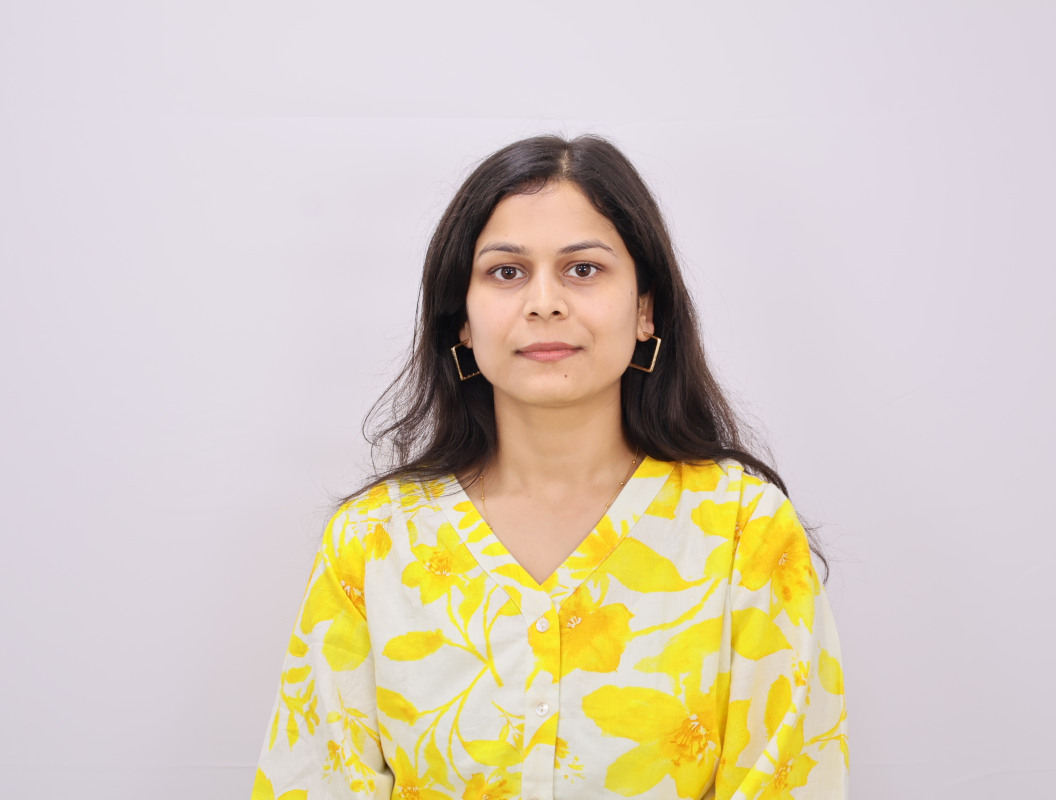
#> input picture profile.jpg, 2112 x 1600 px (shown at 1/2 size)
$ python generate_og.py
#> lines starting #> are read from the running program, lines starting #| are printed output that depends on the picture; after the words box and inside, x2 and y2 are one past the last pixel; in counts of white or black regions, pixels touching at a corner belong together
"""Generate a 1200x630 Open Graph social-preview banner for the portfolio."""
from PIL import Image, ImageDraw, ImageFont, ImageFilter
import os

W, H = 1200, 630
BG = (12, 1, 24)
C1 = (255, 77, 141)    # pink
C2 = (155, 92, 255)    # purple
C3 = (0, 224, 208)     # teal
WHITE = (244, 236, 255)
DIM = (184, 169, 212)

HERE = os.path.dirname(os.path.abspath(__file__))
FONTS = r"C:\Windows\Fonts"


def font(name, size):
    for cand in (name, "segoeuib.ttf", "arialbd.ttf", "arial.ttf"):
        p = os.path.join(FONTS, cand)
        if os.path.exists(p):
            return ImageFont.truetype(p, size)
    return ImageFont.load_default()


def lerp(a, b, t):
    return tuple(int(a[i] + (b[i] - a[i]) * t) for i in range(3))


def linear_gradient(size, colors):
    """Diagonal multi-stop gradient."""
    w, h = size
    base = Image.new("RGB", size, colors[0])
    px = base.load()
    n = len(colors) - 1
    for y in range(h):
        for x in range(w):
            t = (x / w + y / h) / 2  # diagonal 0..1
            seg = min(int(t * n), n - 1)
            lt = t * n - seg
            px[x, y] = lerp(colors[seg], colors[seg + 1], lt)
    return base


def radial_glow(center, radius, color, strength=1.0):
    """Return an RGBA glow layer."""
    layer = Image.new("RGBA", (W, H), (0, 0, 0, 0))
    d = ImageDraw.Draw(layer)
    cx, cy = center
    d.ellipse([cx - radius, cy - radius, cx + radius, cy + radius],
              fill=color + (int(180 * strength),))
    return layer.filter(ImageFilter.GaussianBlur(radius * 0.6))


# --- Background ---
img = Image.new("RGB", (W, H), BG)
img = Image.alpha_composite(img.convert("RGBA"), radial_glow((120, 90), 360, C2, 0.9))
#> in radial_glow, `layer = Image.new("RGBA", (W, H), (0, 0, 0, 0))`: layer: PIL image 1200x630 RGBA; every value is 0
#> img: PIL image 1200x630 RGBA
img = Image.alpha_composite(img, radial_glow((1080, 560), 380, C3, 0.7))
#> call 2 of radial_glow, with center = (1080, 560), radius = 380, color = (0, 224, 208), strength = 0.7
#> in radial_glow (call 2), `return layer.filter(ImageFilter.GaussianBlur(radius * 0.6))`:
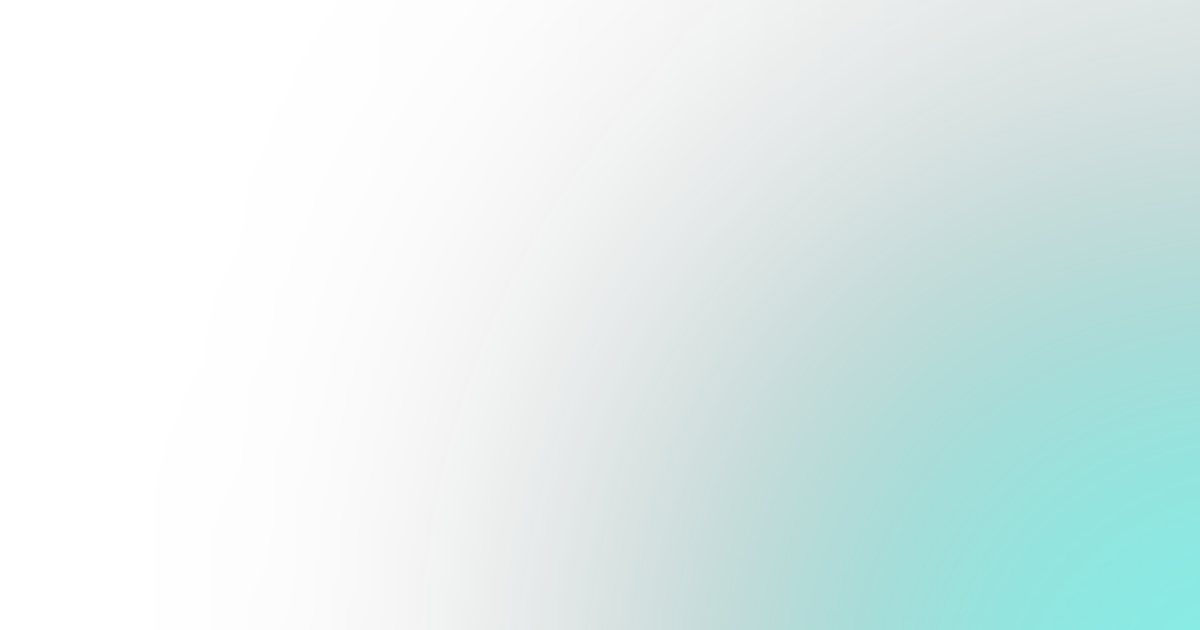
#> returned value: PIL image 1200x630 RGBA; mean R, G, B, A 0, 55.8, 51.8, 31.1; transparent parts drawn white
img = Image.alpha_composite(img, radial_glow((760, 120), 300, C1, 0.6))
#> call 3 of radial_glow, with center = (760, 120), radius = 300, color = (255, 77, 141), strength = 0.6
#> in radial_glow (call 3), `return layer.filter(ImageFilter.GaussianBlur(radius * 0.6))`:
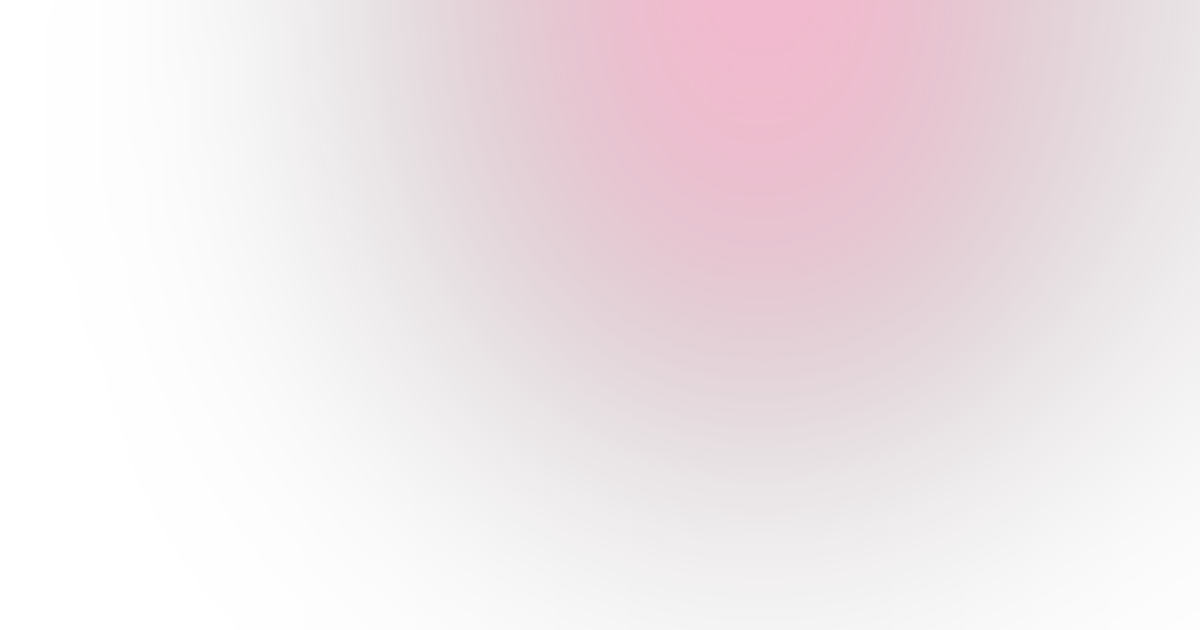
#> returned value: PIL image 1200x630 RGBA; mean R, G, B, A 68.8, 20.8, 38, 29.1; transparent parts drawn white
img = img.convert("RGB")
#> img: PIL image 1200x630 RGB
draw = ImageDraw.Draw(img)

# --- Circular profile photo with gradient ring (right side) ---
D = 340
ring = 12
cx, cy = 940, H // 2
# gradient ring
grad = linear_gradient((D + ring * 2, D + ring * 2), [C1, C2, C3])
#> in linear_gradient, `base = Image.new("RGB", size, colors[0])`:
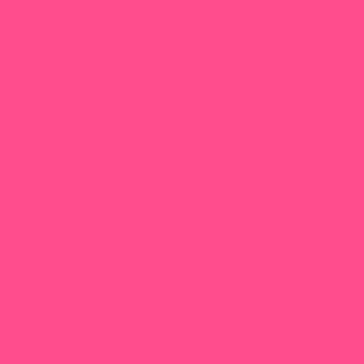
#> base: PIL image 364x364 RGB; mean R, G, B 255, 77, 141
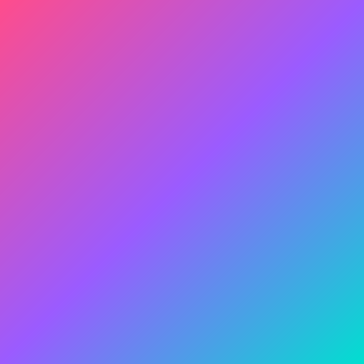
#> grad: PIL image 364x364 RGB; mean R, G, B 145.7, 110.8, 227.6
ring_mask = Image.new("L", grad.size, 0)
#> ring_mask: PIL image 364x364 L; every value is 0
ImageDraw.Draw(ring_mask).ellipse([0, 0, grad.size[0], grad.size[1]], fill=255)
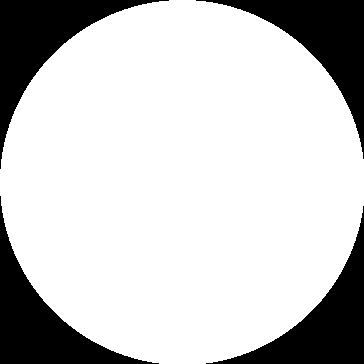
#> ring_mask: PIL image 364x364 L; 78.9% white; 4 black regions, box (x1, y1, x2, y2) and area: (0, 0, 169, 169) 7168, (196, 0, 364, 159) 6999, (0, 196, 159, 364) 6999, (206, 206, 364, 364) 6831
img.paste(grad, (cx - D // 2 - ring, cy - D // 2 - ring), ring_mask)

photo_path = os.path.join(HERE, "profile.jpg")
if os.path.exists(photo_path):
    photo = Image.open(photo_path).convert("RGB")
#> photo is the input picture: PIL image 2112x1600 RGB; mean R, G, B 214.9, 203.6, 190
    # cover-crop to square, biased toward top
    pw, ph = photo.size
#> pw = 2112; ph = 1600
    side = min(pw, ph)
#> side = 1600
    left = (pw - side) // 2
#> left = 256
    photo = photo.crop((left, 0, left + side, side)).resize((D, D), Image.LANCZOS)
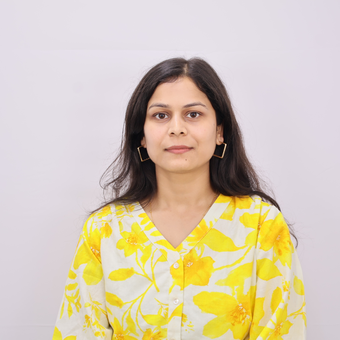
#> photo: PIL image 340x340 RGB; mean R, G, B 213.4, 200.6, 179.7
    pmask = Image.new("L", (D, D), 0)
#> pmask: PIL image 340x340 L; every value is 0
    ImageDraw.Draw(pmask).ellipse([0, 0, D, D], fill=255)
#> pmask: PIL image 340x340 L; 78.9% white; 4 black regions, box (x1, y1, x2, y2) and area: (0, 0, 157, 157) 6254, (184, 0, 340, 148) 6097, (0, 184, 148, 340) 6097, (193, 193, 340, 340) 5941
    img.paste(photo, (cx - D // 2, cy - D // 2), pmask)

# --- Text (left side) ---
x = 80
f_eyebrow = font("segoeuib.ttf", 26)
f_name = font("segoeuib.ttf", 92)
f_title = font("segoeuib.ttf", 46)
f_tag = font("segoeui.ttf", 27)
f_meta = font("segoeui.ttf", 24)

draw.text((x, 150), "PORTFOLIO", font=f_eyebrow, fill=C3)
draw.text((x, 188), "Aastha", font=f_name, fill=WHITE)
draw.text((x, 280), "Ojha", font=f_name, fill=WHITE)
draw.text((x, 392), "Lead Software Engineer", font=f_title, fill=C1)

tagline = "AI-driven development &"
tagline2 = "cloud architecture - 8+ yrs"
draw.text((x, 458), tagline, font=f_tag, fill=DIM)
draw.text((x, 492), tagline2, font=f_tag, fill=DIM)

draw.text((x, 545), "Bengaluru, India", font=f_meta, fill=DIM)

# bottom gradient accent bar
bar = linear_gradient((W, 10), [C1, C2, C3])
img.paste(bar, (0, H - 10))
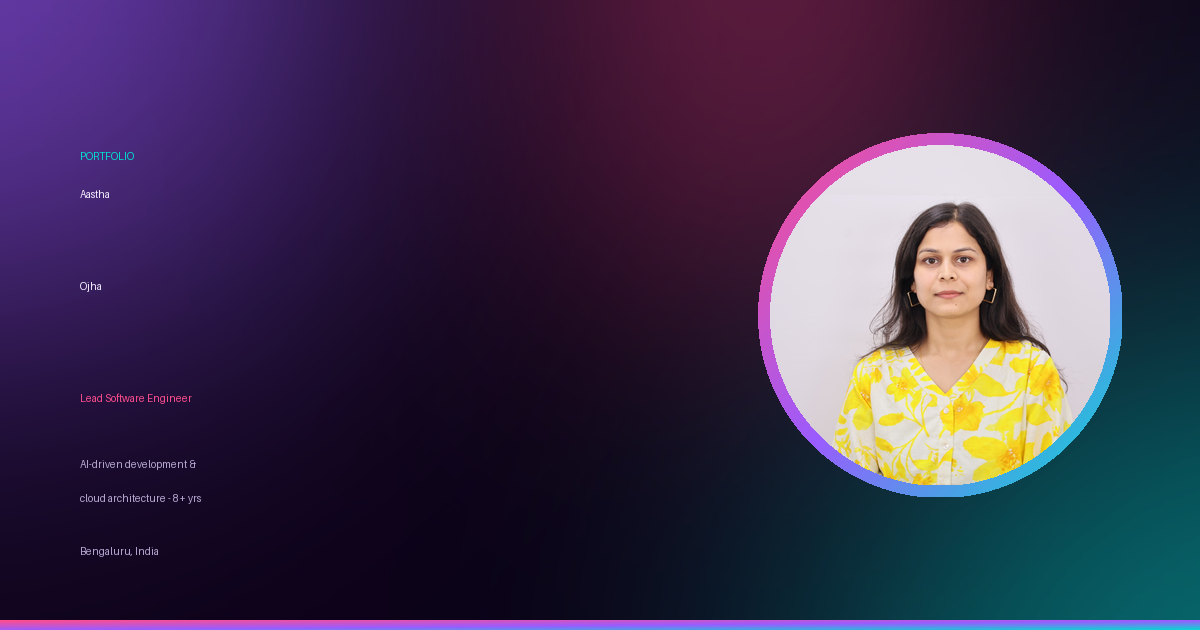
#> img: PIL image 1200x630 RGB; mean R, G, B 60.9, 48.1, 76.5

out = os.path.join(HERE, "og-image.png")
img.save(out, "PNG")
print("saved", out, img.size)
#| saved og-image.png (1200, 630)
